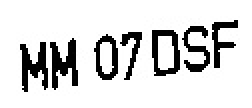
#> input picture KNN_OCR/TEST2LPR.jpg, 126 x 54 px, given in place of predictions.jpg, which was not available (shown 2 times larger)
$ jupyter execute Training_yoloV3_LPR.ipynb   (shell and % lines are left out)   (text cells are left out)
#> lines starting #> are read from the running program, lines starting #| are printed output that depends on the picture; pictures that were not available may be replaced by others from this repository, and a replacement may not be noted
[cell 1]
# clone darknet repo

[cell 2]
# change makefile to have GPU and OPENCV enabled
%cd darknet

[cell 3]
# verify CUDA

[cell 4]
# make darknet (build)

[cell 5]
# get yolov3 pretrained coco dataset weights

[cell 6]
# define helper functions
def imShow(path):
#> called with path = 'predictions.jpg'
  import cv2
  import matplotlib.pyplot as plt
  %matplotlib inline

  image = cv2.imread(path)
#> image is the input picture: shape (54, 126, 3); min 0, max 255, mean 216.8
  height, width = image.shape[:2]
#> height = 54; width = 126
  resized_image = cv2.resize(image,(3*width, 3*height), interpolation = cv2.INTER_CUBIC)
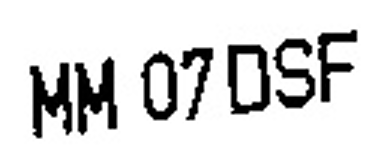
#> resized_image: shape (162, 378, 3); min 0, max 255, mean 216.8

  fig = plt.gcf()
  fig.set_size_inches(18, 10)
  plt.axis("off")
  plt.imshow(cv2.cvtColor(resized_image, cv2.COLOR_BGR2RGB))
  plt.show()

# use this to upload files
def upload():
  from google.colab import files
  uploaded = files.upload()
  for name, data in uploaded.items():
    with open(name, 'wb') as f:
      f.write(data)
      print ('saved file', name)

# use this to download a file
def download(path):
  from google.colab import files
  files.download(path)

[cell 7]
# run darknet detection

[cell 8]
# show image using our helper function
imShow('predictions.jpg')

[cell 9]
from google.colab import drive
drive.mount('/content/gdrive')

[cell 10]
%cd /content/gdrive/My Drive/Licenta/ColabStorage

[cell 11]
%cd darknet
imShow('predictions.jpg')

[cell 12]
# GOOGLE DRIVE DOWNLOAD
# note that I can change what the image name is saved as (I am saving it as detection1.jpg)
# !cp predictions.jpg /mydrive/Licenta/ColabStorage/detection1.jpg

[cell 13]
# this is where my zip is stored (I created a yolov3 folder where I will get my required files from)

[cell 14]
# copy the .zip file into the root directory of cloud VM

[cell 15]
# unzip the zip file and its contents should now be in /darknet/data/obj

[cell 16]
# download cfg to google drive and change its name
# !cp cfg/yolov3.cfg /mydrive/Licenta/ColabStorage/yolov3_custom2.cfg

[cell 17]
# upload the custom .cfg back to cloud VM from Google Drive

[cell 18]
# upload the obj.names and obj.data files to cloud VM from Google Drive

[cell 19]
# upload the generate_train.py script to cloud VM from Google Drive

[cell 20]
# verify train.txt can be seen in our darknet/data folder

[cell 21]
# upload pretrained convolutional layer weights

[cell 22]
# train your custom detector

[cell 23]
imShow('chart.png')
#> call 3 of imShow, with path = 'chart.png'
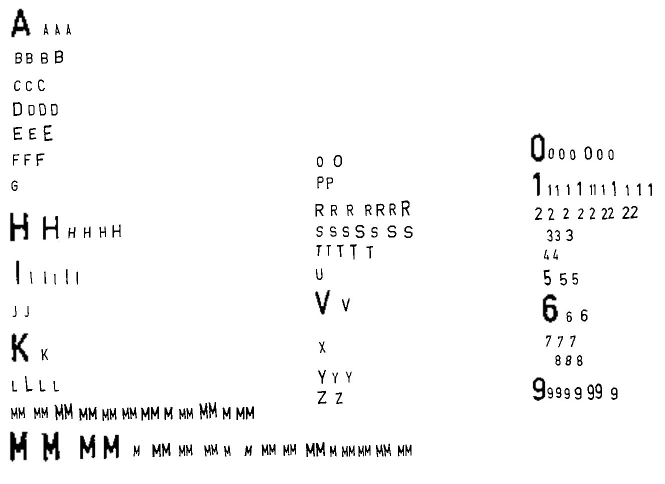
#> input picture KNN_OCR/char_dataset.jpg, 1329 x 968 px, given in place of chart.png, which was not available (shown at 1/2 size)
#> in imShow, image is the input picture: shape (968, 1329, 3); min 0, max 255, mean 248.2
#> in imShow (call 3), `resized_image = cv2.resize(image,(3*width, 3*height), interpolation = ..`:
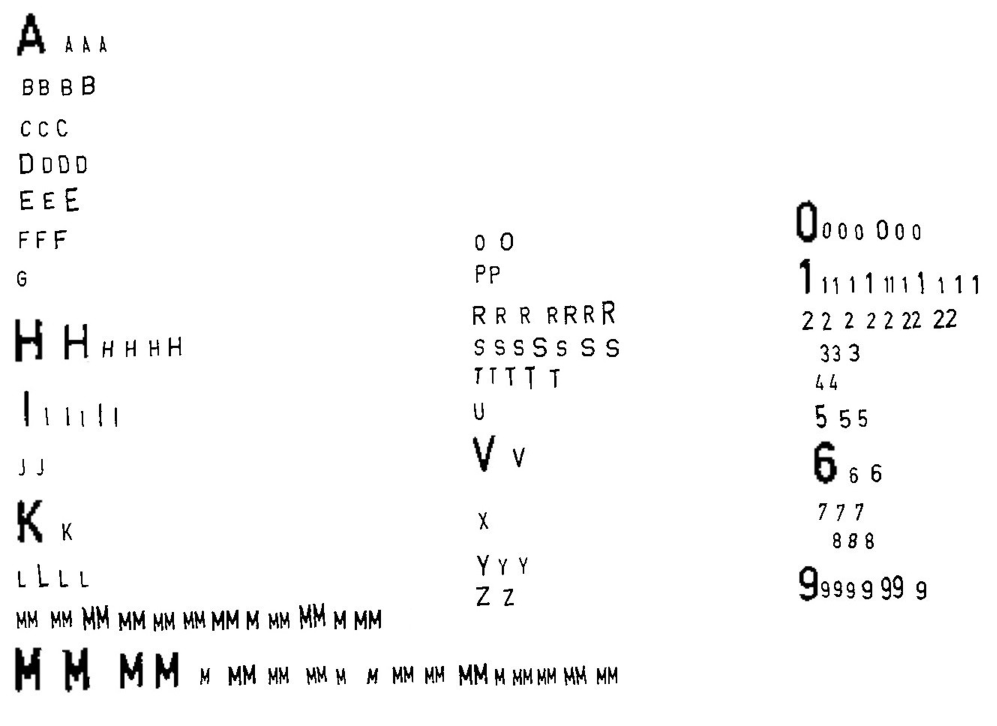
#> resized_image: shape (2904, 3987, 3) (shown at 1/4 size); min 0, max 255, mean 248.2

[cell 24]
# need to set our custom cfg to test mode
%cd cfg
%cd ..

[cell 25]
# run your custom detector with this command (upload an image to your google drive to test, thresh flag sets accuracy that detection must be in order to show it)
imShow('predictions.jpg')
